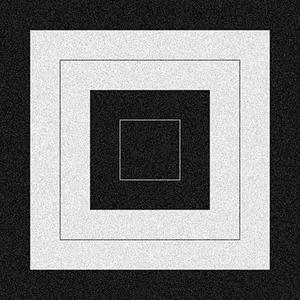
#> input picture box.jpg, 300 x 300 px, given in place of Lena.jpg, which was not available
$ python assignment1.py
#> lines starting #> are read from the running program, lines starting #| are printed output that depends on the picture; pictures that were not available may be replaced by others from this repository, and a replacement may not be noted
# -*- coding: utf-8 -*-
"""
Created on Fri Feb 23 01:48:35 2024

@author: Asus
"""

import cv2
import numpy as np
import math

def main():
    print("Assignment1_1907019")
    print("1.GrayScale Image:")
    print("2.RGB Image:")
    print("3.HSV Image:")
    print("0:Exit")
    choice = input("Enter Your Choice: ")
#> the answer given: 1
    choice = int(choice)
    if choice == 1:
        image=cv2.imread('Lena.jpg',cv2.IMREAD_GRAYSCALE)
#> image is the input picture: shape (300, 300); min 0, max 255, mean 122.3
        image2=cv2.imread('noisy_image.jpg',cv2.IMREAD_GRAYSCALE)
        #cv2.imshow('GrayScale',image)
        #cv2.waitKey(0)
        #cv2.destroyAllWindows()
    elif choice==2:
        image=cv2.imread('Lena.jpg',cv2.IMREAD_COLOR)
        image2=cv2.imread('noisy_image.jpg',cv2.IMREAD_COLOR)
        #cv2.imshow('RGB',image)
        #cv2.waitKey(0)
        #cv2.destroyAllWindows()
    elif choice==3:
        image=cv2.imread('Lena.jpg',cv2.COLOR_RGB2HSV)
        image2=cv2.imread('noisy_image.jpg',cv2.COLOR_RGB2HSV)
        # [5 lines of commented-out code are left out]
    print("******Smoothing Filter******")
    print("1.Gaussian Blur Filter")
    print("2.Mean Filter")
    print("*****Sharpening Filter******")
    print("3.Laplacian Filter")
    print("4.Laplacian of a Gaussian(LOG)")
    print("5.Sobel Filter")
    #print("Enter Your Choice: ")
    filter_str=input("Enter Your Choice: ")
#> the answer given: 1
    filter=int(filter_str)
    if filter == 1:
        sigmax=float(input("Enter the value of sigmax: "))
#> the answer given: 3
        sigmay=float(input("Enter the value of sigmay: "))
#> the answer given: 3
        kernel=get_gaussian_kernel(sigmax, sigmay)
        center_x=int(input("Kernel center_x: "))
#> the answer given: 3
        center_y=int(input("Kernel center_y: "))
#> the answer given: 3
        if choice == 1:
            result=convolution("grayscale",image,kernel,center_x,center_y)
            cv2.imshow("GrayScale_Image",image)
            cv2.imshow("Gaussian Filtered Image",result)
            cv2.waitKey(0)
            cv2.destroyAllWindows()
        elif choice == 2:
            b1,g1,r1=cv2.split(image2)
            b1=convolution("blue",b1,kernel,center_x,center_y)
            g1=convolution("green",g1,kernel,center_x,center_y)
            r1=convolution("red",r1,kernel,center_x,center_y)
            merged=cv2.merge((b1,g1,r1))
            cv2.imshow("RGB Image",image2)
            cv2.imshow("blue",b1)
            cv2.imshow("green",g1)
            cv2.imshow("red",r1)

            cv2.imshow("merged",merged)
            cv2.waitKey(0)
            cv2.destroyAllWindows()

    elif filter == 2:
        print("Enter Your Kernel Hight and Width: ")
        x=input("height: ")
        x=int(x)
        y=input("Width:  ")
        y=int(y)
        kernel=get_mean_kernel(x,y)
        center_x=int(input("Kernel center_x: "))
        center_y=int(input("Kernel center_y: "))
        if choice == 1:
            result=convolution("grayscale",image,kernel,center_x,center_y)
            cv2.imshow("GrayScale_Image",image)
            cv2.imshow("Mean Filtered Image",result)
            cv2.waitKey(0)
            cv2.destroyAllWindows()
        elif choice == 2:
            b1,g1,r1=cv2.split(image)
            b1=convolution("blue",b1,kernel,center_x,center_y)
            g1=convolution("green",g1,kernel,center_x,center_y)
            r1=convolution("red",r1,kernel,center_x,center_y)
            merged=cv2.merge((b1,g1,r1))
            cv2.imshow("RGB Image",image)
            cv2.imshow("blue",b1)
            cv2.imshow("green",g1)
            cv2.imshow("red",r1)

            cv2.imshow("merged",merged)
            cv2.waitKey(0)
            cv2.destroyAllWindows()
    elif filter ==3:
        print("Enter Your Kernel Hight and Width: ")
        x=input("height: ")
        x=int(x)

        if(x==3) :
            kernel=np.array([[0, 1, 0],
                                [1, -4, 1],
                                [0, 1, 0]], dtype=np.float32)
        elif(x==5):
            kernel=np.array([ [0, 0,  1,  0, 0],
                                [0, 1,  2,  1, 0],
                                [1, 2, -16, 2, 1],
                                [0, 1,  2,  1, 0],
                                [0, 0,  1,  0, 0]], dtype=np.float32)


        center_x=int(input("Kernel center_x: "))
        center_y=int(input("Kernel center_y: "))
        if choice == 1:
            result=convolution("grayscale",image,kernel,center_x,center_y)
            cv2.imshow("GrayScale_Image",image)
            cv2.imshow("laplacian Filtered Image",result)
            cv2.waitKey(0)
            cv2.destroyAllWindows()
        else:
            b1,g1,r1=cv2.split(image)
            b1=convolution("blue",b1,kernel,center_x,center_y)
            g1=convolution("green",g1,kernel,center_x,center_y)
            r1=convolution("red",r1,kernel,center_x,center_y)
            merged=cv2.merge((b1,g1,r1))
            cv2.imshow("RGB Image",image)
            cv2.imshow("blue",b1)
            cv2.imshow("green",g1)
            cv2.imshow("red",r1)
            cv2.imshow("merged",merged)
            cv2.waitKey(0)
            cv2.destroyAllWindows()
    elif filter == 4:
        print("Enter Your Kernel Hight and Width: ")
        x=input("height: ")
        x=int(x)

        if(x==3) :
            kernel=np.array([[0, 1, 0],
                                [1, -4, 1],
                                [0, 1, 0]], dtype=np.float32)
        elif(x==5):
            kernel=np.array([ [0, 0,  1,  0, 0],
                                [0, 1,  2,  1, 0],
                                [1, 2, -16, 2, 1],
                                [0, 1,  2,  1, 0],
                                [0, 0,  1,  0, 0]], dtype=np.float32)


        center_x=int(input("Kernel center_x: "))
        center_y=int(input("Kernel center_y: "))
        if choice == 1:
            result=convolution("grayscale",image,kernel,center_x,center_y)
            cv2.imshow("GrayScale_Image",image)
            cv2.imshow("laplacian Filtered Image",result)
            cv2.waitKey(0)
            cv2.destroyAllWindows()
        else:
            b1,g1,r1=cv2.split(image)
            b1=convolution("blue",b1,kernel,center_x,center_y)
            g1=convolution("green",g1,kernel,center_x,center_y)
            r1=convolution("red",r1,kernel,center_x,center_y)
            merged=cv2.merge((b1,g1,r1))
            cv2.imshow("merged",merged)
            cv2.waitKey(0)
            cv2.destroyAllWindows()
    elif filter == 5:
        print("1.Horizontal Kernel")
        print("2.Vertical Kernel")
        h_v=int(input("Enter Your Choice: "))
        if h_v == 1:
            kernel=np.array([[-1, 0, 1],
                                 [-2, 0, 2],
                                 [-1, 0, 1]])

        elif h_v == 2:
            kernel=np.array([[-1,-2, -1],
                                     [0, 0, 0],
                                     [1, 2, 1]])
        center_x=1
        center_y=1
        if choice == 1:
            result=convolution("grayscale",image,kernel,center_x=1,center_y=1)
            cv2.imshow("GrayScale_Image",image)
            cv2.imshow("Sobel_Result",result)
            cv2.waitKey(0)
            cv2.destroyAllWindows()
        elif choice == 2:
            b1,g1,r1=cv2.split(image)
            b1=convolution("blue",b1,kernel,center_x,center_y)
            g1=convolution("green",g1,kernel,center_x,center_y)
            r1=convolution("red",r1,kernel,center_x,center_y)

            merged=cv2.merge((b1,g1,r1))
            cv2.imshow("blue",b1)
            cv2.imshow("green",g1)
            cv2.imshow("red",r1)
            cv2.imshow("merged",merged)
            cv2.waitKey(0)
            cv2.destroyAllWindows()

#Defining Kernel

def get_mean_kernel(height,width):
    mean_kernel=np.ones((height,width),dtype=np.float32)
    mean_kernel=mean_kernel/(height*width)
    return mean_kernel

def get_gaussian_kernel(sigmax,sigmay):
    height=int(sigmax*5)
    width=int(sigmay*5)
    if height%2==0:
        height+=1
    if width%2==0:
        width+=1
    gaussian_kernel=np.zeros((height,width),dtype=np.float32)
    constant=1/(2*math.pi*(sigmax*sigmay))
    height=height//2
    width=width//2

    for x in range(-height,height+1):
        for y in range(-width,width+1):
            exponent=-0.5*((x*x)/(sigmax*sigmax)+(y*y)/(sigmay*sigmay))
            value=constant*math.exp(exponent)

            gaussian_kernel[x+height][y+width]=value

    return gaussian_kernel


#Convolution Code
def convolution(s,image,kernel,center_x,center_y):
#> called with s = 'grayscale', kernel = array of shape (15, 15), center_x = 3, center_y = 3
    k = kernel.shape[0] // 2
    l = kernel.shape[1] // 2
    padding_bottom = kernel.shape[0] - 1 - center_x
    padding_right = kernel.shape[1] - 1 - center_y
    img_bordered = cv2.copyMakeBorder(src=image, top=center_x, bottom=padding_bottom, left=center_y, right=padding_right,borderType=cv2.BORDER_CONSTANT)
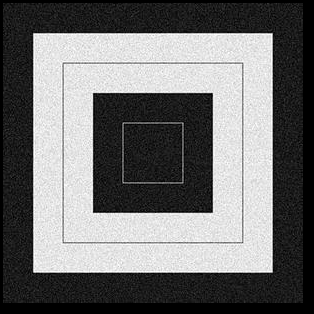
#> img_bordered: shape (314, 314); min 0, max 255, mean 111.7
    out = np.zeros((img_bordered.shape[0],img_bordered.shape[1]),dtype=np.uint8)

    for i in range(center_x, img_bordered.shape[0] - padding_bottom - k):
        for j in range(center_y, img_bordered.shape[1] - padding_right - l):
            res = 0
            for x in range(-k, k + 1):
                for y in range(-l, l + 1):
                    res += kernel[x + k, y + l] * img_bordered[i - x, j - y]
            out[i, j] = res
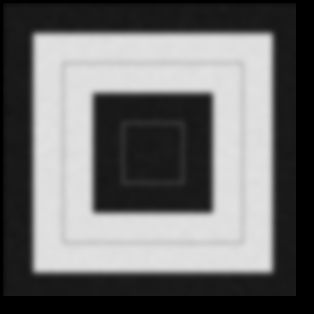
#> out: shape (314, 314); min 0, max 226, mean 107.3

    # crop image to original image
    #out = out[center_x: -padding_bottom, center_y:-padding_right]
    cv2.normalize(out, out, 0, 255, cv2.NORM_MINMAX)
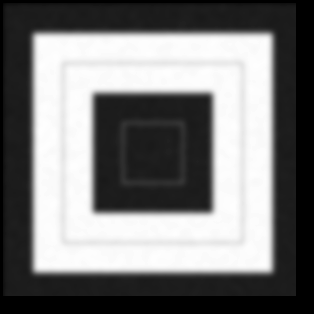
#> out: shape (314, 314); min 0, max 255, mean 121.1
    out = np.round(out).astype(np.uint8)
    #print(f"normalized {out}")
    #out = out[p: -padding_bottom, q:-padding_right]

    return out


if __name__ == "__main__":
    main()
